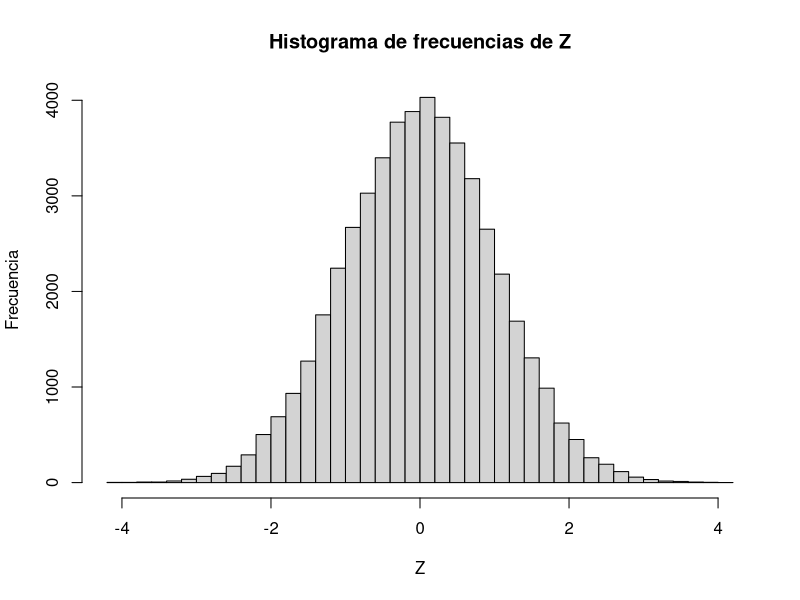

Source code (R):
# PEC 2024-2025
# Alejandro Muñoz Fernández
# Versión: 202504251218

## Código del apartado 1
#
# Número de observaciones; piden 50000
n <- 50000

# Genera n/2 pares de variables uniformes U₁ y U₂, cada una con 25000 variables
set.seed(123)  # Reproduce una secuencia de números aleatorios
U1 <- runif(n / 2)
U2 <- runif(n / 2)

# Aplica la transformación de Box-Müller (conforme a la página 199 del libro)
# Parte de la raíz cuadrada
raiz <- sqrt(-2 * log(U2))
# Parte del ángulo Θ (zeta, teta o theta o como se llame)
angulo <- 2 * pi * U1
X <- raiz * cos(angulo)
Y <- raiz * sin(angulo)

# Combina X e Y para obtener las 50000 observaciones
Z <- c(X, Y)

## Código del apartado 2
#
# Dibuja el histograma de los valores simulados (Z)
hist(
  Z,
  breaks = 50,
  main = "Histograma de frecuencias de Z",
  xlab = "Z",
  ylab = "Frecuencia"
)

## Código del apartado 3
#
# Calcula la P(Z > 1.645)
probabilidad <- sum(Z > 1.645) / length(Z)
# Muestra la P(Z > 1.645)
probabilidad

# Muestra las estadísticas descriptivas de la simulación;
# que no pide el ejercicio, pero me vale para comprobar
# que los datos son coherentes
summary(Z)
# varianza
var(Z)